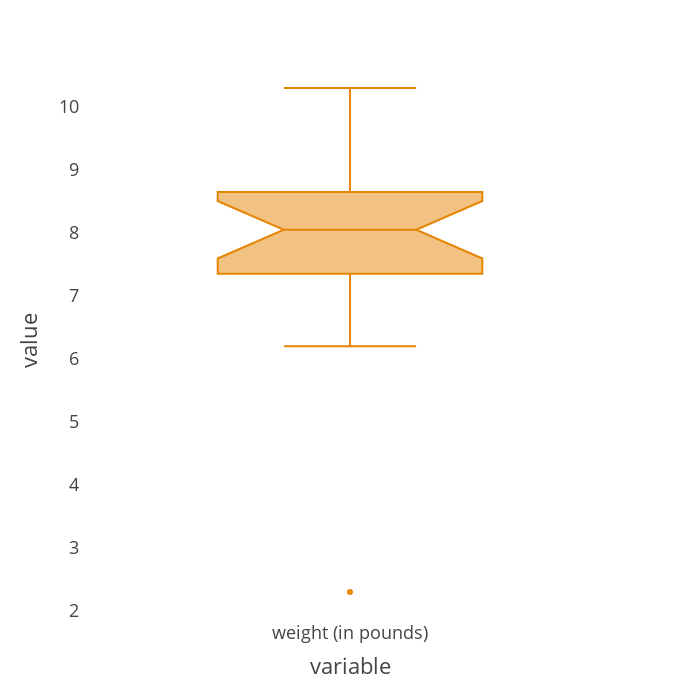

Notebook code for this chart:
### Code cell
fig = px.box(df, y=["weight (in pounds)"],notched=True,color_discrete_sequence=px.colors.qualitative.Vivid)

fig.update_layout(autosize=False,
                  width=700,
                  height=700,
                  template = "presentation")
fig.update_xaxes(showgrid= False)
fig.update_yaxes(showgrid= False)  
fig.show()

### Figure 1 — Plotly figure (JSON) as saved in the notebook; plotly's stock layout.template omitted (floating-point values rounded to 4 significant figures)
{"data": [{"alignmentgroup": "True", "hovertemplate": "variable=%{x}<br>value=%{y}<extra></extra>", "legendgroup": "", "marker": {"color": "rgb(229, 134, 6)"}, "name": "", "notched": true, "offsetgroup": "", "orientation": "v", "showlegend": false, "type": "box", "x": ["weight (in pounds)", "weight (in pounds)", "weight (in pounds)", "weight (in pounds)", "weight (in pounds)", "weight (in pounds)", "weight (in pounds)", "weight (in pounds)", "weight (in pounds)", "weight (in pounds)", "weight (in pounds)", "weight (in pounds)", "weight (in pounds)", "weight (in pounds)", "weight (in pounds)", "weight (in pounds)", "weight (in pounds)", "weight (in pounds)", "weight (in pounds)", "weight (in pounds)"], "x0": " ", "xaxis": "x", "y": [7.8, 8.2, 9, 8.8, 6.5, 2.3, 7.4, 8.4, 8.3, 9.4, 10.3, 6.8, 8.1, 7.3, 6.2, 8, 8.7, 7.9, 7.8, 8.6], "y0": " ", "yaxis": "y"}], "layout": {"autosize": false, "boxmode": "group", "height": 700, "legend": {"tracegroupgap": 0}, "margin": {"t": 60}, "width": 700, "xaxis": {"anchor": "y", "domain": [0, 1], "showgrid": false, "title": {"text": "variable"}}, "yaxis": {"anchor": "x", "domain": [0, 1], "showgrid": false, "title": {"text": "value"}}}}
